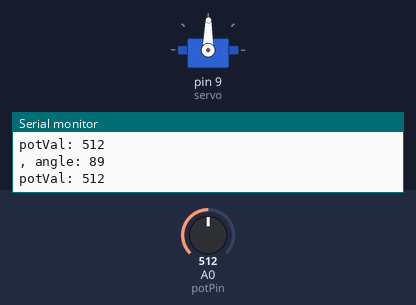
The sketch below on a simulated Arduino Uno, built with avr-gcc and run on an emulated ATmega328P. Shown: servo, the last lines printed to the serial monitor. The inputs (shaded band) are chosen by the test bench; at power-on: A0 (potPin) = 512.

Above: at 1.2 s.
1.3 s: A0 (potPin) set to 111
At 1.8 s:
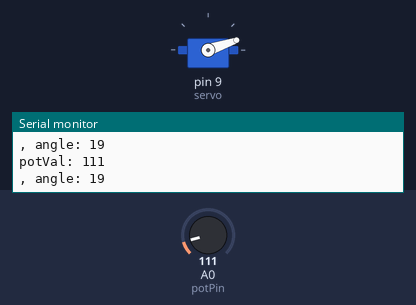
2.8 s: A0 (potPin) set to 88
At 3.5 s:
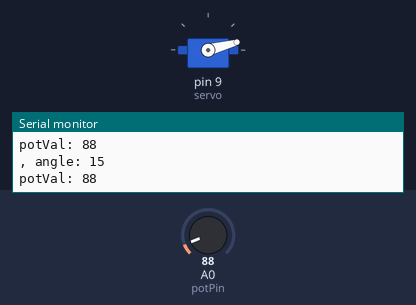
4.3 s: A0 (potPin) set to 122
At 5.0 s:
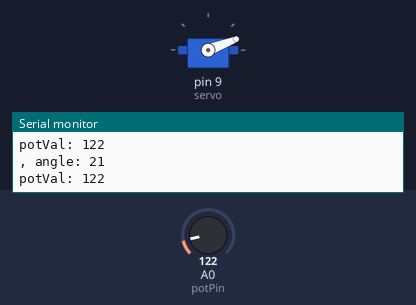
5.8 s: A0 (potPin) set to 306
At 6.8 s:
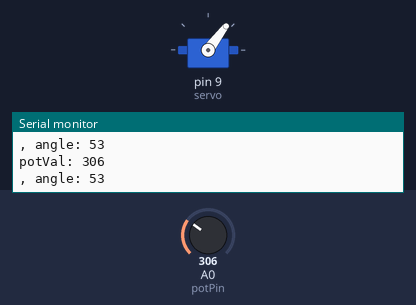
7.3 s: A0 (potPin) set to 716
At 8.5 s:
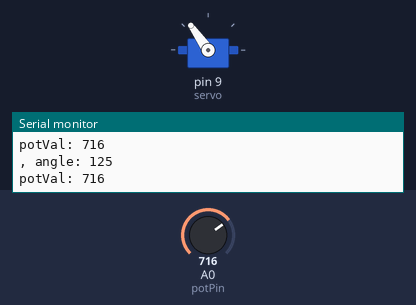
8.8 s: A0 (potPin) set to 511
At 9.2 s:
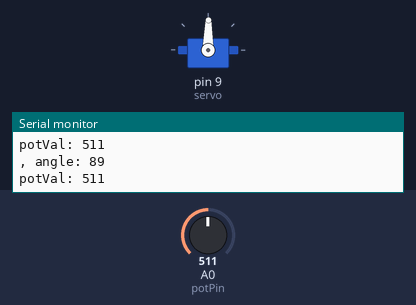
Timing chart, 0 to 11.8 s (numbered marks = the images above; inputs shaded):
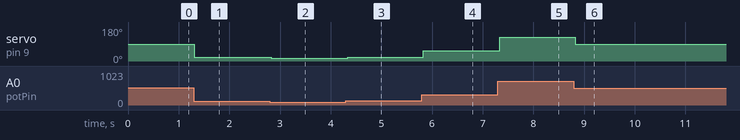

The sketch:

Mood_Cue.ino
```cpp
#include<Servo.h>

Servo servo;

int const potPin = A0;
int potVal;
int angle;

void setup() {
  // put your setup code here, to run once:
  servo.attach(9);
  Serial.begin(9600);
}

void loop() {
  // put your main code here, to run repeatedly:
  potVal = analogRead(potPin);
  Serial.print("potVal: ");
  Serial.println(potVal);

  angle = map(potVal, 0, 1023, 0, 179);
  Serial.print(", angle: ");
  Serial.println(angle);

  servo.write(angle);
  delay(15);
}
```

Measured:
- after the input at 1.3 s, servo on pin 9 (servo): 89° → 19° at once
- after the input at 2.8 s, servo on pin 9 (servo): 19° → 15° at once
- after the input at 4.3 s, servo on pin 9 (servo): 15° → 21° at once
- after the input at 5.8 s, servo on pin 9 (servo): 21° → 53° at once
- after the input at 7.3 s, servo on pin 9 (servo): 53° → 125° at once
- after the input at 8.8 s, servo on pin 9 (servo): 125° → 89° at once
